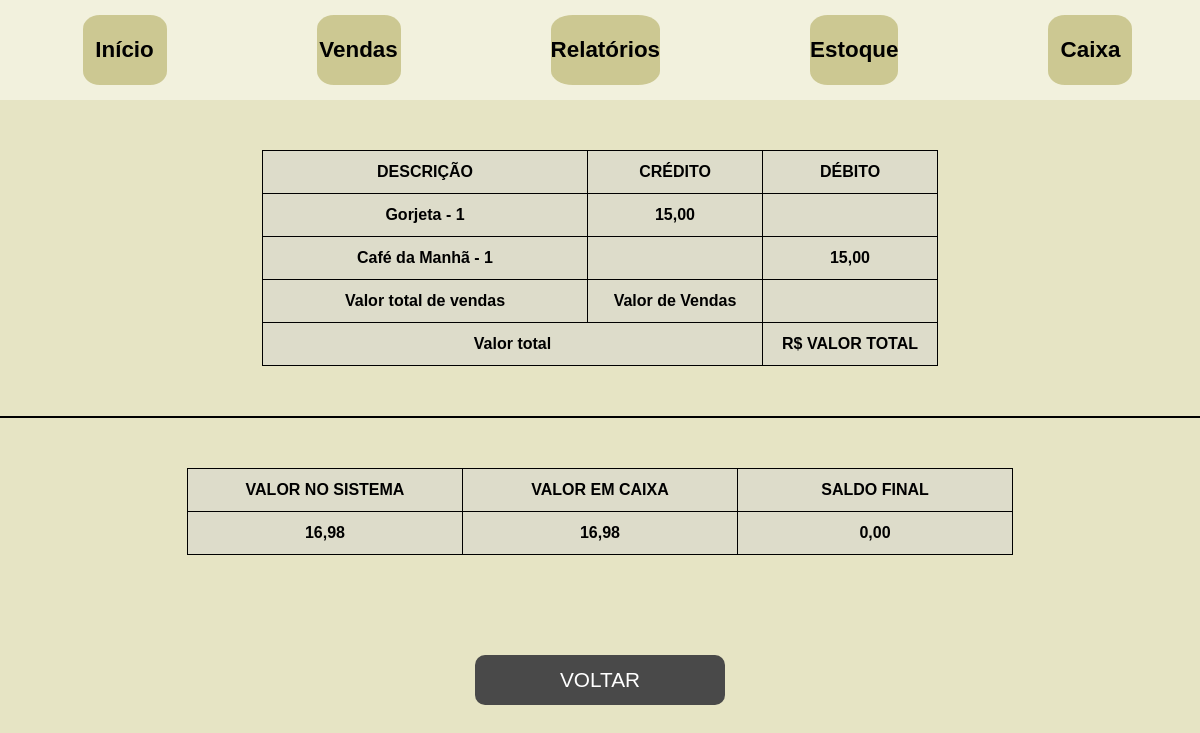
Screenshot of /relatoriocaixa/1 with the database file from the repository.
### sistema/models.py (models this page shows, shortened)
class Credito(models.Model):
    relatorio_caixa = models.ForeignKey("RelatorioCaixa", related_name="credito", on_delete=models.CASCADE, null=True, blank=True)
    descricao = models.CharField(max_length=100)
    valor = models.DecimalField(max_digits=10, decimal_places=2)
    def __str__(self):
        return self.descricao + " - " + f"{self.relatorio_caixa.pk}"

class RelatorioCaixa(models.Model):
    valorSistema = models.DecimalField(max_digits=10, decimal_places=2, null=True, blank=True)
    valorCaixa = models.DecimalField(max_digits=10, decimal_places=2, null=True, blank=True)
    saldoFinal = models.DecimalField(max_digits=10, decimal_places=2, null=True, blank=True)
    data = models.DateTimeField(default=timezone.now)

class Debito(models.Model):
    relatorio_caixa = models.ForeignKey("RelatorioCaixa", related_name="debito", on_delete=models.CASCADE)
    descricao = models.CharField(max_length=100)
    valor = models.DecimalField(max_digits=10, decimal_places=2)
    def __str__(self):
        return self.descricao + " - " + f"{self.relatorio_caixa.pk}"

### sistema/views.py (the view)
# urls.py: path('relatoriocaixa/<int:pk>', RelatorioDeCaixa.as_view(), name="relatoriocaixa"),
class RelatorioDeCaixa(DetailView):
    template_name = "relatorioCaixa.html"
    model = RelatorioCaixa

### sistema/templates/relatorioCaixa.html (shortened to what this page needs)
{% extends 'base.html' %}
{% load static %}
{% block content %}
<div>
    <div style="height: 50px;">
    </div>
    <table>
        <tr>
            <th style="width: 300px;">DESCRIÇÃO <th style="width: 150px;">CRÉDITO<th style="width: 150px;">DÉBITO
        </tr>
        {% for credit in object.credito.all %}
        <tr>
            <th>{{ credit }} <th>{{ credit.valor }}<th>
        </tr>
        {% endfor %}
        {% for debit in object.debito.all %}
        <tr>
            <th>{{ debit }} <th><th>{{ debit.valor }}
        </tr>
        {% endfor %}
        <tr>
            <th>Valor total de vendas<th>Valor de Vendas<th>
        </tr>
        <tr>
            <th colspan="2">Valor total<th> R$ VALOR TOTAL
        </tr>
    </table>
    <div style='background-color: black; height:2px; margin-top:50px; margin-bottom:50px;'>
    </div>
    <table>
        <tr>
            <th>VALOR NO SISTEMA<th>VALOR EM CAIXA<th>SALDO FINAL
        </tr>
        <tr>
            <th style="width: 250px;">{{ object.valorSistema }}<th style="width: 250px;">{{ object.valorCaixa }}<th style="width: 250px;">{{ object.saldoFinal }}
        </tr>
    </table>
<div class="div-botao-voltar">
    <a href="{% url 'sistema:relatorios' %}">
    <button class="btn-voltar">
        VOLTAR
    </button>
</a>
</div>
</div>
{% endblock %}

### static/css/style.css (style rules this page uses)
* { margin:0; padding: 0; font-family: Arial, Helvetica, sans-serif; }
body { background-color:#e6e4c4; }
table { height:20px; border-collapse: collapse; background-color: rgba(209, 209, 209, 0.438); margin:auto; }
td, th { border: 1px solid black; padding: 12px; }
.div-botao-voltar { display: flex; justify-content: center; margin-top: 100px; }
.btn-voltar { background-color: rgb(73, 73, 73); width: 250px; height: 50px; border-radius: 10px; border: none; cursor: pointer;color:white; text-decoration: none; text-align: center; font-size: 1.3rem; }

### rows the page displays
Credito: descricao+relatorio_caixa "Gorjeta - 1", valor "15,00"
Debito: descricao+relatorio_caixa "Café da Manhã - 1", valor "15,00"
RelatorioCaixa: valorSistema "16,98", valorCaixa "16,98", saldoFinal "0,00"
